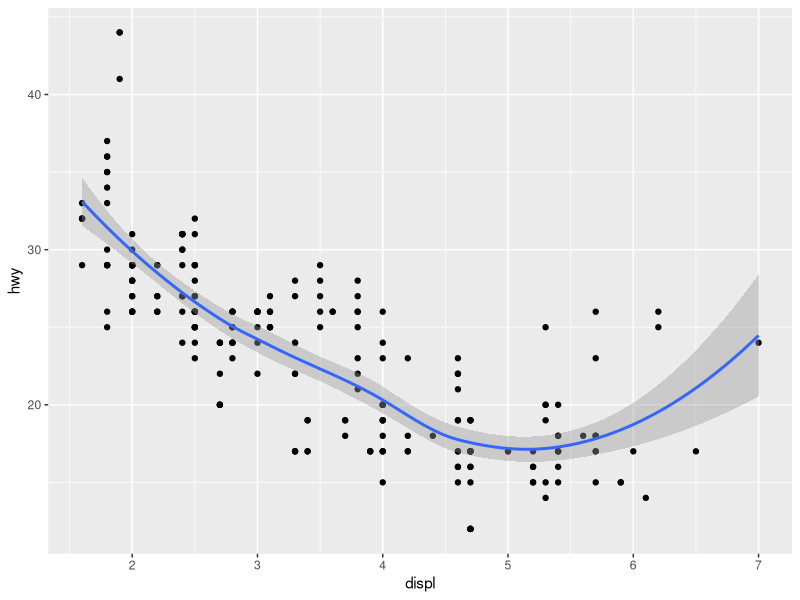
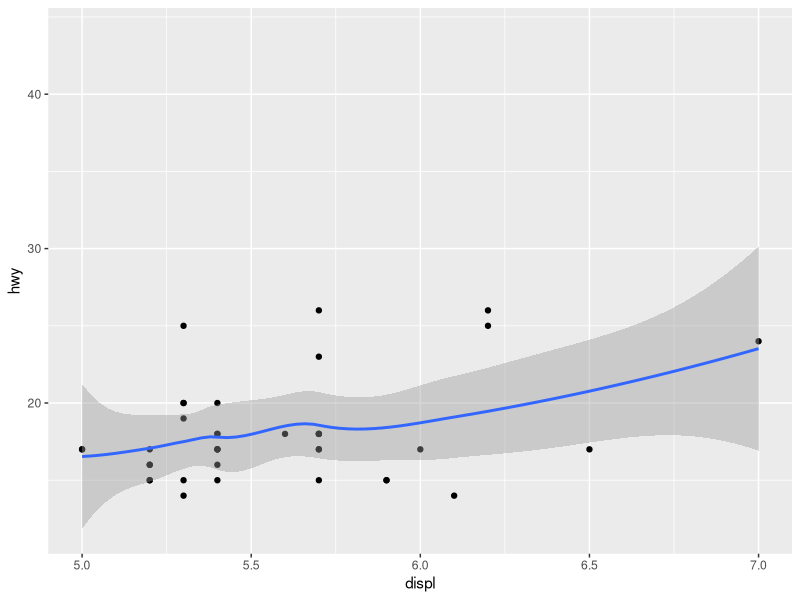
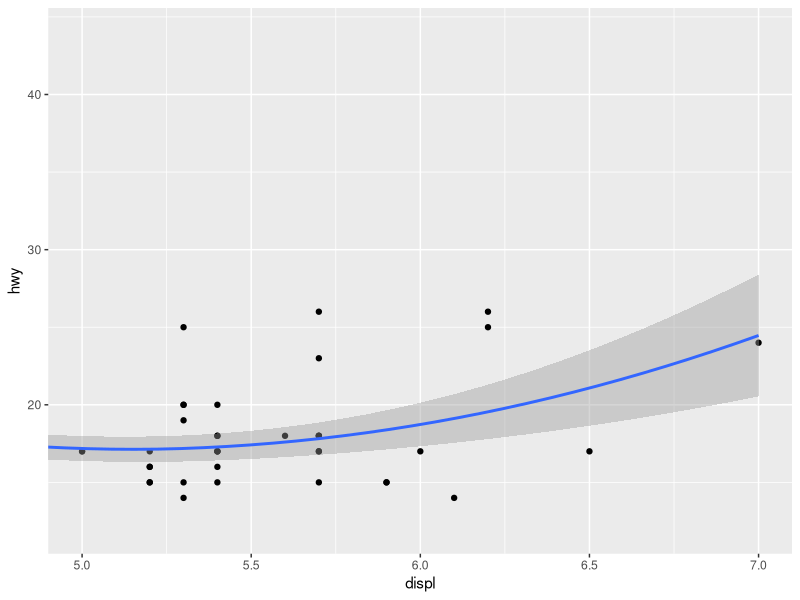
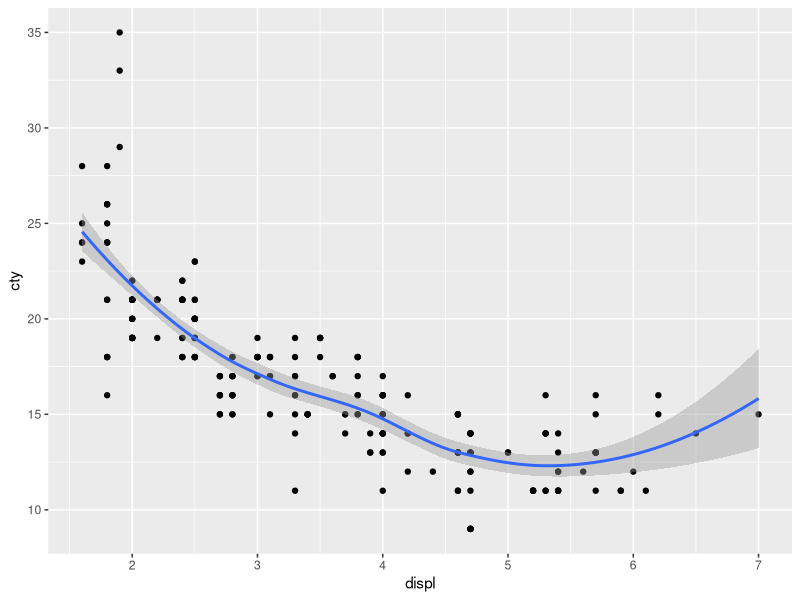
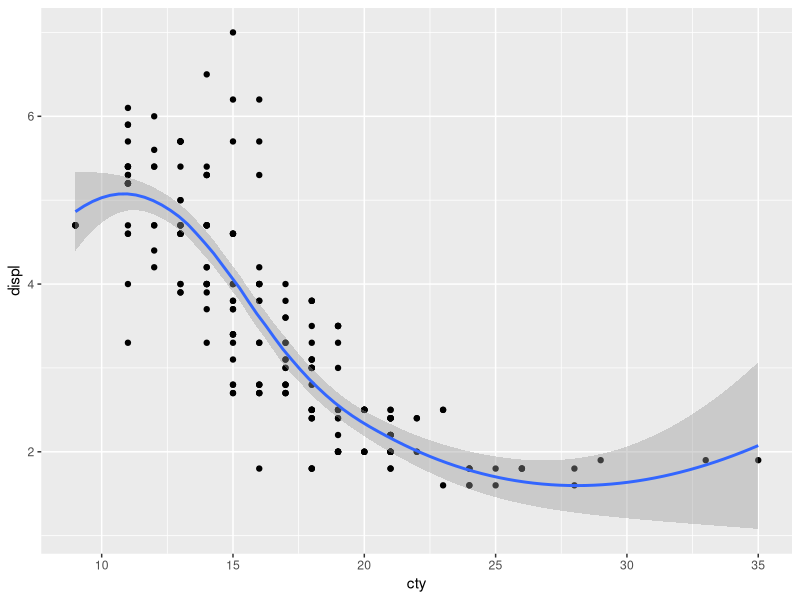
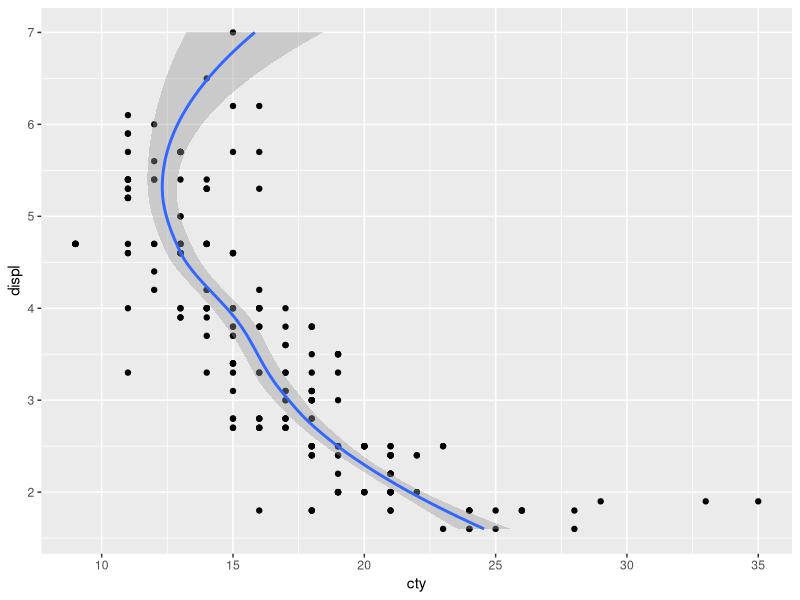

The R script that drew these images, in order:

# -------------------------------------------------------------------------

library(ggplot2)

# -------------------------------------------------------------------------

# There are two types of coordinate system. Linear coordinate systems pre-
#   serve the shape of geoms:
#   • coord cartesian() : the default Cartesian coordinate system, where the 2d
# position of an element is given by the combination of the x and y positions.
#   • coord flip() : Cartesian coordinate system with x and y axes flipped.
#   • coord fixed() : Cartesian coordinate system with a fixed aspect ratio.

# -------------------------------------------------------------------------

# On the other hand, non-linear coordinate systems can change the shapes:
#   a straight line may no longer be straight. The closest distance between two
# points may no longer be a straight line.
# • coord map() / coord quickmap() : Map projections.
# • coord polar() : Polar coordinates.
# • coord trans() : Apply arbitrary transformations to x and y positions, after
# the data has been processed by the stat.

# -------------------------------------------------------------------------

          # Linear Coordinate Systems # 

# -------------------------------------------------------------------------

# There are three linear coordinate systems: coord cartesian() , coord flip() ,
# coord fixed() .

# -------------------------------------------------------------------------

        # Zooming into a Plot with coord_cartesian()

# -------------------------------------------------------------------------

#coord_cartesian() has arguments xlim and ylim.

# -------------------------------------------------------------------------

base <- ggplot(mpg, aes(displ, hwy)) +
  geom_point() +
  geom_smooth()
base

# -------------------------------------------------------------------------

# Scaling to 5--7 throws away data outside that range
base + scale_x_continuous(limits = c(5, 7))

# -------------------------------------------------------------------------

# Zooming to 5--7 keeps all the data but only shows some of it
base + coord_cartesian(xlim = c(5, 7))

# -------------------------------------------------------------------------

            # Flipping the Axes with coord_flip()

# -------------------------------------------------------------------------

ggplot(mpg, aes(displ, cty)) +
  geom_point() +
  geom_smooth()

# -------------------------------------------------------------------------

# Exchanging cty and displ rotates the plot 90 degrees, but the smooth
# is fit to the rotated data.
ggplot(mpg, aes(cty, displ)) +
  geom_point() +
  geom_smooth()

# -------------------------------------------------------------------------

# coord_flip() fits the smooth to the original data, and then rotates
# the output
ggplot(mpg, aes(displ, cty)) +
  geom_point() +
  geom_smooth() +
  coord_flip()

# -------------------------------------------------------------------------
